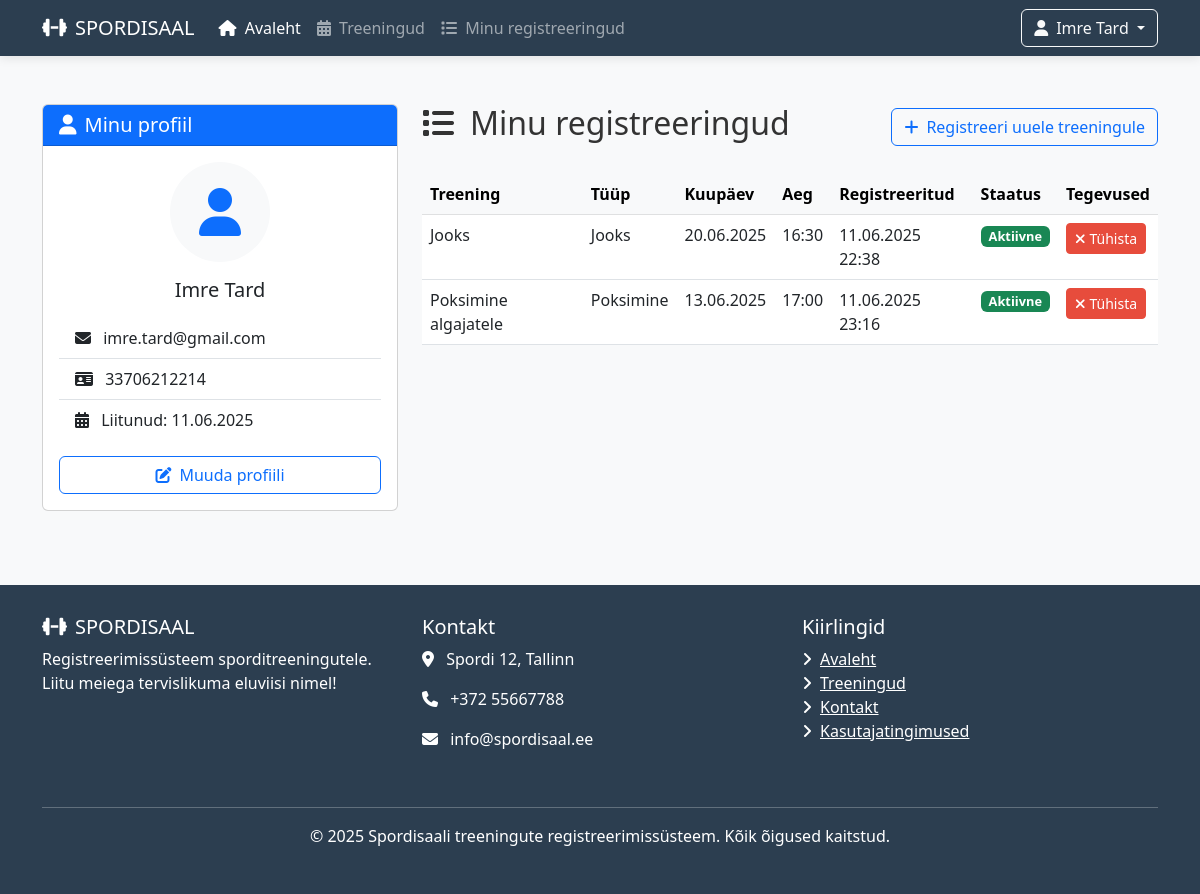
The app's page /dashboard.php (signed in) with its own data.
### tables this page shows
CREATE TABLE `users` (
  `id` int(11) NOT NULL,
  `first_name` varchar(50) NOT NULL,
  `last_name` varchar(50) NOT NULL,
  `personal_id` varchar(11) NOT NULL,
  `email` varchar(100) NOT NULL,
  `password` varchar(255) NOT NULL,
  `role` enum('user','admin') DEFAULT 'user',
  `created_at` timestamp NOT NULL DEFAULT current_timestamp()
);

CREATE TABLE `registrations` (
  `id` int(11) NOT NULL,
  `user_id` int(11) NOT NULL,
  `training_id` int(11) NOT NULL,
  `registered_at` timestamp NOT NULL DEFAULT current_timestamp(),
  `status` enum('active','cancelled') DEFAULT 'active'
);

CREATE TABLE `trainings` (
  `id` int(11) NOT NULL,
  `title` varchar(100) NOT NULL,
  `type` varchar(50) NOT NULL,
  `date` date NOT NULL,
  `time` time NOT NULL,
  `duration` int(11) NOT NULL,
  `max_participants` int(11) NOT NULL,
  `instructor` varchar(100) NOT NULL,
  `description` text DEFAULT NULL,
  `created_at` timestamp NOT NULL DEFAULT current_timestamp()
);

### includes/functions.php (called while the page is built, shortened)
<?php
function getUserData($conn, $userId) {
    $sql = "SELECT * FROM users WHERE id = :id";
    $stmt = $conn->prepare($sql);
    $stmt->bindParam(':id', $userId);
    $stmt->execute();
    return $stmt->fetch(PDO::FETCH_ASSOC);
}
function canCancelTraining($trainingDate, $trainingTime) {
    $trainingDateTime = new DateTime("$trainingDate $trainingTime");
    $currentDateTime = new DateTime("2025-06-11 " . date('H:i:s'));
    $interval = $currentDateTime->diff($trainingDateTime);
    return ($interval->days * 24 + $interval->h) >= 2;
}
function getUserRegistrations($conn, $userId) {
    $sql = "SELECT r.*, t.title, t.type, t.date, t.time
            FROM registrations r
            JOIN trainings t ON r.training_id = t.id
            WHERE r.user_id = :user_id
            ORDER BY t.date DESC, t.time DESC";
    $stmt = $conn->prepare($sql);
    $stmt->bindParam(':user_id', $userId);
    $stmt->execute();
    return $stmt->fetchAll(PDO::FETCH_ASSOC);
}
?>

### dashboard.php (the view, shortened to what this page needs)
<?php
require_once 'includes/db_connection.php';
require_once 'includes/functions.php';
require_once 'includes/auth.php';
$userId = $_SESSION['user_id'];
require_once 'includes/header.php';
$user = getUserData($conn, $userId);
$registrations = getUserRegistrations($conn, $userId);
?>
<div class="container my-5">
    <div class="row">
        <div class="col-md-4 mb-4">
            <div class="card">
                <div class="card-header bg-primary text-white">
                    <h5 class="mb-0"><i class="fas fa-user me-2"></i>Minu profiil</h5>
                </div>
                <div class="card-body">
                    <div class="text-center mb-3">
                        <div class="bg-light rounded-circle d-inline-flex align-items-center justify-content-center" style="width: 100px; height: 100px;">
                            <i class="fas fa-user fa-3x text-primary"></i>
                        </div>
                    </div>
                    <h5 class="card-title text-center"><?= htmlspecialchars($user['first_name'] . ' ' . $user['last_name']) ?></h5>
                    <ul class="list-group list-group-flush mt-3">
                        <li class="list-group-item">
                            <i class="fas fa-envelope me-2"></i> <?= htmlspecialchars($user['email']) ?>
                        </li>
                        <li class="list-group-item">
                            <i class="fas fa-id-card me-2"></i> <?= htmlspecialchars($user['personal_id']) ?>
                        </li>
                        <li class="list-group-item">
                            <i class="fas fa-calendar-alt me-2"></i> Liitunud: <?= date('d.m.Y', strtotime($user['created_at'])) ?>
                        </li>
                    </ul>
                    <div class="mt-3">
                        <button class="btn btn-outline-primary w-100" data-bs-toggle="modal" data-bs-target="#editProfileModal">
                            <i class="fas fa-edit me-2"></i>Muuda profiili
                        </button>
                    </div>
                </div>
            </div>
        </div>
        <div class="col-md-8">
            <div class="d-flex justify-content-between align-items-center mb-4">
                <h2><i class="fas fa-list me-3"></i>Minu registreeringud</h2>
                <a href="trainings.php" class="btn btn-outline-primary">
                    <i class="fas fa-plus me-2"></i>Registreeri uuele treeningule
                </a>
            </div>
            <?php if(empty($registrations)): ?>
                <div class="alert alert-info">
                    <i class="fas fa-info-circle me-2"></i>
                    Teil pole ühtegi aktiivset registreeringut.
                    <a href="trainings.php" class="alert-link">Sirvi treeninguid</a> ja registreeri endale sobivale.
                </div>
            <?php else: ?>
                <div class="table-responsive">
                    <table class="table table-hover">
                        <thead class="table-light">
                            <tr>
                                <th>Treening</th>
                                <th>Tüüp</th>
                                <th>Kuupäev</th>
                                <th>Aeg</th>
                                <th>Registreeritud</th>
                                <th>Staatus</th>
                                <th>Tegevused</th>
                            </tr>
                        </thead>
                        <tbody>
                            <?php foreach($registrations as $reg):
                                $trainingDate = new DateTime($reg['date']);
                                $currentDate = new DateTime("2025-06-11");
                                $isPast = $trainingDate < $currentDate;
                                $canCancel = !$isPast && canCancelTraining($reg['date'], $reg['time']);
                            ?>
                            <tr>
                                <td><?= htmlspecialchars($reg['title']) ?></td>
                                <td><?= htmlspecialchars($reg['type']) ?></td>
                                <td><?= date('d.m.Y', strtotime($reg['date'])) ?></td>
                                <td><?= date('H:i', strtotime($reg['time'])) ?></td>
                                <td><?= date('d.m.Y H:i', strtotime($reg['registered_at'])) ?></td>
                                <td>
                                    <?php if($reg['status'] == 'active'): ?>
                                        <?php if($isPast): ?>
                                            <span class="badge bg-secondary status-badge">Lõppenud</span>
                                        <?php else: ?>
                                            <span class="badge bg-success status-badge">Aktiivne</span>
                                        <?php endif; ?>
                                    <?php else: ?>
                                        <span class="badge bg-warning status-badge">Tühistatud</span>
                                    <?php endif; ?>
                                </td>
                                <td>
                                    <?php if($reg['status'] == 'active' && !$isPast): ?>
                                        <?php if($canCancel): ?>
                                            <button class="btn btn-sm btn-danger cancel-registration"
                                                    data-registration-id="<?= $reg['id'] ?>">
                                                <i class="fas fa-times me-1"></i>Tühista
                                            </button>
                                        <?php else: ?>
                                            <span class="text-muted small">Ei saa enam tühistada</span>
                                        <?php endif; ?>
                                    <?php endif; ?>
                                </td>
                            </tr>
                            <?php endforeach; ?>
                        </tbody>
                    </table>
                </div>
            <?php endif; ?>
        </div>
    </div>
</div>
<?php require_once 'includes/footer.php'; ?>

### includes/header.php (style rules this page uses)
:root { --primary: #3498db; --secondary: #2c3e50; --success: #2ecc71; --danger: #e74c3c; --warning: #f39c12; --light: #ecf0f1; --dark: #34495e; }
body { font-family: 'Segoe UI', Tahoma, Geneva, Verdana, sans-serif; background-color: #f8f9fa; color: #333; padding-top: 56px; }
.btn-danger { background-color: var(--danger); border-color: var(--danger); }
.status-badge { font-size: 0.8rem; padding: 4px 8px; }

### records on screen
users: first_name+last_name "Imre Tard", email "imre.tard@gmail.com", personal "33706212214", created_at "11.06.2025"
registrations: training.title "Jooks", training.type "Jooks", training.date "20.06.2025", training.time "16:30", registered_at "11.06.2025 22:38", status "Aktiivne"
registrations: training.title "Poksimine algajatele", training.type "Poksimine", training.date "13.06.2025", training.time "17:00", registered_at "11.06.2025 23:16", status "Aktiivne"

### other values on screen
$_SESSION['first_name'] . ' ' . $_SESSION['last_name'] "Imre Tard"
